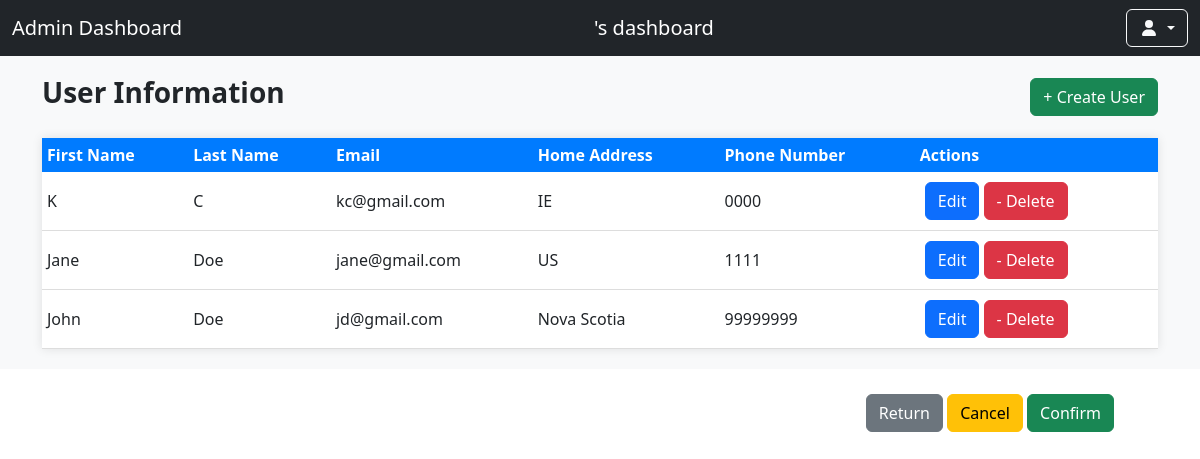
/manage_user, run on the app's committed database.
### tables this page shows
CREATE TABLE User (
                userID INTEGER PRIMARY KEY AUTOINCREMENT,
                firstName TEXT NOT NULL,
                lastName TEXT NOT NULL,
                userEmail TEXT UNIQUE NOT NULL,
                userPassword TEXT NOT NULL,
                userAdress TEXT NOT NULL,
                userPhone TEXT NOT NULL,
                isAdmin INTEGER DEFAULT 0
            );

### app.py (the view)
@app.route('/manage_user')
def manage_user():
    users = user_service.get_all_users()
    return render_template('manageUser.html', users=users)

### app.py (called while the page is built)
@app.context_processor
def inject_cart_count(): #This function initialises the webpage cart and creates a 0 item basket to begin with
    cart_count = session.get('cart_count', 0)  # Default to 0 if no items in the cart
    return dict(cart_count=cart_count)

### dao/UserDAO.py (called while the page is built)
    def get_all_users(self):
        self.cursor.execute("SELECT * FROM User")
        rows = self.cursor.fetchall()
        return [User(row['userID'], row['firstName'], row['lastName'], row['userEmail'], row['userPassword'], row['userAdress'], row['userPhone'], bool(row['isAdmin'])) for row in rows]

### service/UserService.py (called while the page is built)
    def get_all_users(self):
        return self.userDAO.get_all_users()

### templates/manageUser.html (shortened to what this page needs)
{% extends 'adminBase.html' %}
{% block content %}
<section style="background-color: #f8f9fa; padding: 20px;">
    <div class="container">
        <div style="display: flex; justify-content: space-between; align-items: center; margin-bottom: 20px;">
            <h1 style="font-size: 28px; font-weight: bold;">User Information</h1>
            <button class="btn btn-success" data-bs-toggle="modal" data-bs-target="#createUserModal">+ Create User</button>
        </div>
        <table style="width: 100%; border-collapse: collapse; background-color: #fff; box-shadow: 0 0 10px rgba(0, 0, 0, 0.1);">
            <thead>
                <tr style="background-color: #007bff; color: #fff; text-align: left;">
                    <th style="padding: 5px;">First Name</th>
                    <th style="padding: 5px;">Last Name</th>
                    <th style="padding: 5px;">Email</th>
                    <th style="padding: 5px;">Home Address</th>
                    <th style="padding: 5px;">Phone Number</th>
                    <th style="padding: 5px;">Actions</th>
                </tr>
            </thead>
            <tbody>
                {% for user in users %}
                <tr style="border-bottom: 1px solid #ddd;">
                    <td style="padding: 5px;">{{ user.firstName }}</td>
                    <td style="padding: 5px;">{{ user.lastName }}</td>
                    <td style="padding: 5px;">{{ user.userEmail }}</td>
                    <td style="padding: 5px;">{{ user.userAdress }}</td>
                    <td style="padding: 5px;">{{ user.userPhone }}</td>
                    <td style="padding: 10px;">
                        <button class="btn btn-primary edit-user-btn"
                                data-bs-toggle="modal"
                                data-bs-target="#editUserModal"
                                data-user-id="{{ user.userID }}"
                                data-user-firstname="{{ user.firstName }}"
                                data-user-lastname="{{ user.lastName }}"
                                data-user-email="{{ user.userEmail }}"
                                data-user-address="{{ user.userAdress }}"
                                data-user-phone="{{ user.userPhone }}">
                            Edit
                        </button>
                        <button class="btn btn-danger delete-user-btn" data-user-id="{{ user.userID }}">
                            - Delete
                        </button>
                    </td>
                </tr>
                {% endfor %}
            </tbody>
        </table>
    </div>
</section>
<div style="margin-top: 5px; padding: 20px; text-align: right; margin-right: 66px;">
    <button class="btn btn-secondary">Return</button>
    <button class="btn btn-warning">Cancel</button>
    <button class="btn btn-success">Confirm</button>
</div>
{% endblock %}

### data on the page
User: firstName "K", lastName "C", userEmail "kc@gmail.com", userAdress "IE", userPhone "0000"
User: firstName "Jane", lastName "Doe", userEmail "jane@gmail.com", userAdress "US", userPhone "1111"
User: firstName "John", lastName "Doe", userEmail "jd@gmail.com", userAdress "Nova Scotia", userPhone "99999999"
